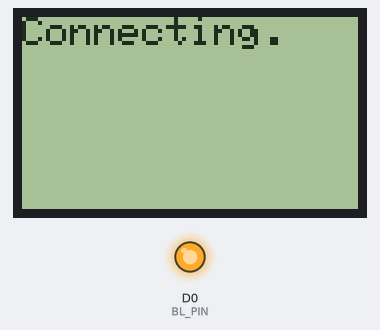
Bench run of a sketch on a simulated ESP8266 (Wemos D1 mini). Parts: 84×48 one-colour display, output pins drawn as LEDs (lit = HIGH). WiFi joins after 1.5 s; servers stay silent unless stated; what the sketch prints to the serial monitor is not drawn.

Above: at 0.8 s.
At 1.8 s:
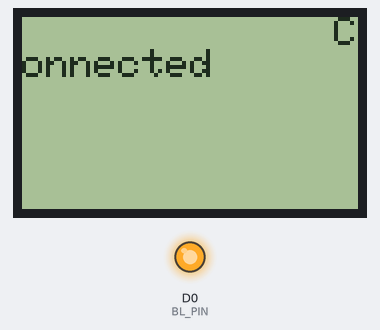
At 6.56 s:
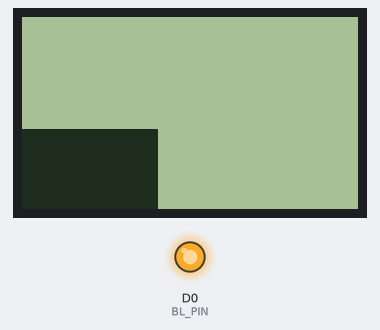
At 11.3 s:
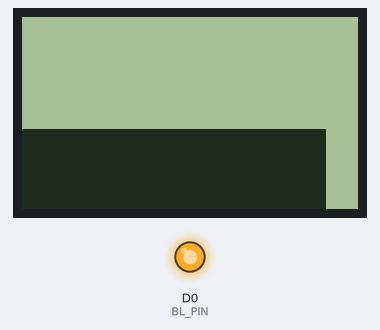
At 20.88 s:
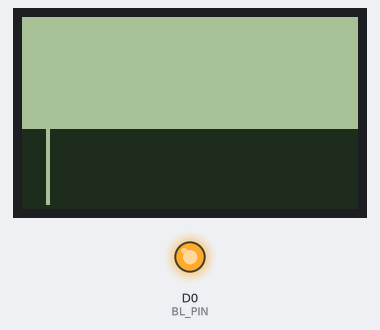
At 39.93 s:
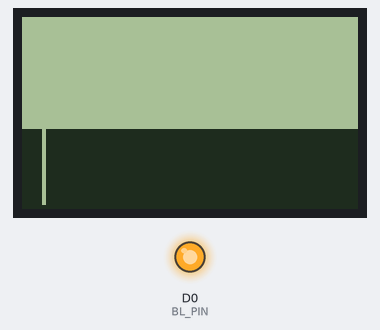

The sketch:

wifi-signal-strength.ino
```cpp
/* WiFi Signal Strength
 * Shows RSSI of a predefined network with a graph
 *
 * RSSI is a percentage in the range -120db to 0db.
 * The closer to 0 the better.
 *
 * Connections:
 * WeMos D1 Mini   Nokia 5110    Description
 * (ESP8266)       PCD8544 LCD
 *
 * D2 (GPIO4)      0 RST         Output from ESP to reset display
 * D1 (GPIO5)      1 CE          Output from ESP to chip select/enable display
 * D6 (GPIO12)     2 DC          Output from display data/command to ESP
 * D7 (GPIO13)     3 Din         Output from ESP SPI MOSI to display data input
 * D5 (GPIO14)     4 Clk         Output from ESP SPI clock
 * 3V3             5 Vcc         3.3V from ESP to display
 * D0 (GPIO16)     6 BL          3.3V to turn backlight on, or PWM
 * G               7 Gnd         Ground
 *
 * More info:
 * https://github.com/mcauser/WeMos-D1-mini-Nokia-5110-PCD8544
 *
 * Dependencies:
 * https://github.com/adafruit/Adafruit-GFX-Library
 * https://github.com/adafruit/Adafruit-PCD8544-Nokia-5110-LCD-library
 * - This pull request adds ESP8266 support:
 * - https://github.com/adafruit/Adafruit-PCD8544-Nokia-5110-LCD-library/pull/27
 */

#include <Arduino.h>
#include <ESP8266WiFi.h>
#include <WiFiClient.h>

#include <SPI.h>
#include <Adafruit_GFX.h>
#include <Adafruit_PCD8544.h>

// Pins
const int8_t RST_PIN = D2;
const int8_t CE_PIN = D1;
const int8_t DC_PIN = D6;
//const int8_t DIN_PIN = D7;  // Uncomment for Software SPI
//const int8_t CLK_PIN = D5;  // Uncomment for Software SPI
const int8_t BL_PIN = D0;

// Graph the RSSI of this WiFi
const char* myssid = "YOUR WIFI SSID";
const char* mypass = "YOUR WIFI PASSWORD";

long rssi;
int8_t graph[83];
uint8_t i, col, pos = 0;
bool scroll = false;

// Software SPI with explicit CS pin.
//Adafruit_PCD8544(int8_t CLK_PIN, int8_t DIN_PIN, int8_t DC_PIN, int8_t CE_PIN, int8_t RST_PIN);

// Software SPI with CS tied to ground.  Saves a pin but other pins can't be shared with other hardware.
//Adafruit_PCD8544(int8_t CLK_PIN, int8_t DIN_PIN, int8_t DC_PIN, int8_t RST_PIN);

// Hardware SPI based on hardware controlled SCK (SCLK) and MOSI (DIN) pins. CS is still controlled by any IO pin.
// NOTE: MISO and SS will be set as an input and output respectively, so be careful sharing those pins!
Adafruit_PCD8544 display = Adafruit_PCD8544(DC_PIN, CE_PIN, RST_PIN);

void setup(void) {
  Serial.begin(9600);
  Serial.println("\nESP8266 WiFi Signal Strength Graph");
  Serial.println("WeMos D1 Mini + Nokia 5110 PCD8544 84x48 Monochrome LCD\nUsing Adafruit_PCD8544 and Adafruit_GFX libraries\n");

  // Set WiFi to station mode and disconnect from an AP if it was previously connected
  WiFi.mode(WIFI_STA);
  WiFi.disconnect();
  delay(100);

  // Turn LCD backlight on
  pinMode(BL_PIN, OUTPUT);
  digitalWrite(BL_PIN, HIGH);

  // Configure LCD
  display.begin();
  display.setContrast(60);  // Adjust for your display
  display.setTextSize(1);
  display.setTextColor(BLACK);
  display.setCursor(0,0);
  display.clearDisplay();

  WiFi.begin(myssid, mypass);
  Serial.print("Connecting");
  display.print("Connecting");
  display.display();

  // Wait for successful connection
  while (WiFi.status() != WL_CONNECTED) {
    delay(500);
    Serial.print(".");
    display.print(".");
    display.display();
  }

  Serial.print("\nConnected to: ");
  Serial.println(myssid);
  Serial.print("IP address: ");
  Serial.println(WiFi.localIP());
  Serial.println("");

  display.clearDisplay();
  display.println("Connected");
  display.display();
  delay(1000);
}

void loop(void) {
  rssi = WiFi.RSSI();  // eg. -63

  // Convert to scale -48 to 0 eg. map(rssi, -100, 0, 0, -48);
  // I used -100 instead of -120 because <= -95 is unusable
  // Negative number so we can draw n pixels from the bottom in black
  graph[pos] = (1.0 - (rssi / -100.0)) * -48.0;

  // Draw the RSSI eg. -63db
  display.clearDisplay();
  display.printf("%ddb\n",rssi);

  // Draw the graph left to right until 84 columns visible
  // After that shuffle the graph to the left and update the right most column
  if (!scroll) {
    for (i = 0; i <= pos; i++) {
      display.drawFastVLine(i, LCDHEIGHT-1, graph[i], BLACK);
    }
  }
  else {
    for (i = 0; i < LCDWIDTH; i++) {
      col = (i + pos + 1) % LCDWIDTH;
      display.drawFastVLine(i, LCDHEIGHT-1, graph[col], BLACK);
    }
  }
  display.display();

  // After the first pass, scroll the graph to the left
  if (pos == 83) {
    pos = 0;
    scroll = true;
  }
  else {
    pos++;
  }

  delay(100);  // Adjust this to change graph speed
}
```

Measured:
- what the display in image 1 shows lasts 1.0 s, from 1.8 s to 2.8 s
